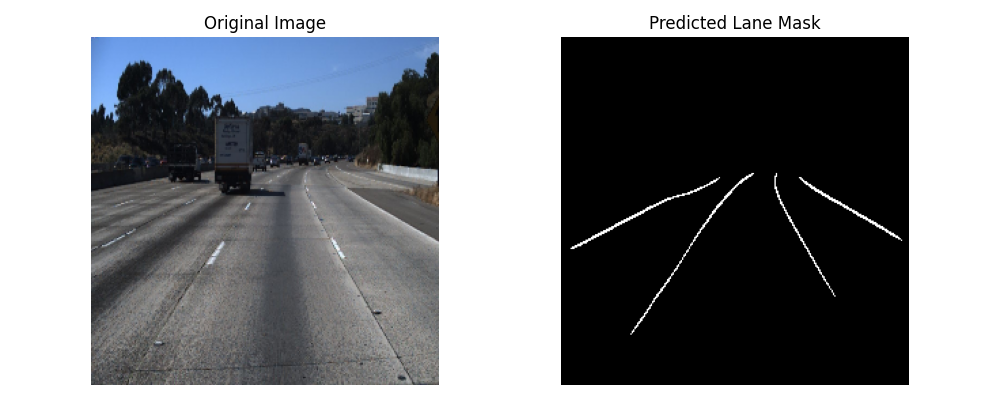
#> input picture U-Net Model/first-prediction.png, 1000 x 400 px, given in place of traffic3.mp4, which was not available
$ python auto_lane_detect.py
#> lines starting #> are read from the running program, lines starting #| are printed output that depends on the picture; after the words box and inside, x2 and y2 are one past the last pixel; in counts of white or black regions, pixels touching at a corner belong together; pictures that were not available may be replaced by others from this repository, and a replacement may not be noted
import cv2
import numpy as np
from pathlib import Path

# Load video and get first frame
ROOT = Path(__file__).resolve().parent.parent
DATA_ROOT = Path("T:/data")
cap = cv2.VideoCapture(str(DATA_ROOT / "videos/traffic3.mp4"))
success, frame = cap.read()
#> frame is the input picture: shape (400, 1000, 3); mean B, G, R 133.6, 130.2, 128
if not success:
    print("Could not read video.")
    cap.release()
    exit()

# Resize frame
TARGET_WIDTH = 1280
scale_ratio = TARGET_WIDTH / frame.shape[1]
#> scale_ratio = 1.28
frame = cv2.resize(frame, (TARGET_WIDTH, int(frame.shape[0] * scale_ratio)))
#> frame: shape (512, 1280, 3)

mask = np.zeros_like(frame[:, :, 0])  # same size, single channel

# Define a polygon covering the roads (adjust this as needed!)
road_polygon = np.array([
    [200, 500], [1080, 500],
    [1280, 720], [0, 720]
])

# Fill polygon with white (area to keep)
cv2.fillPoly(mask, [road_polygon], 255)
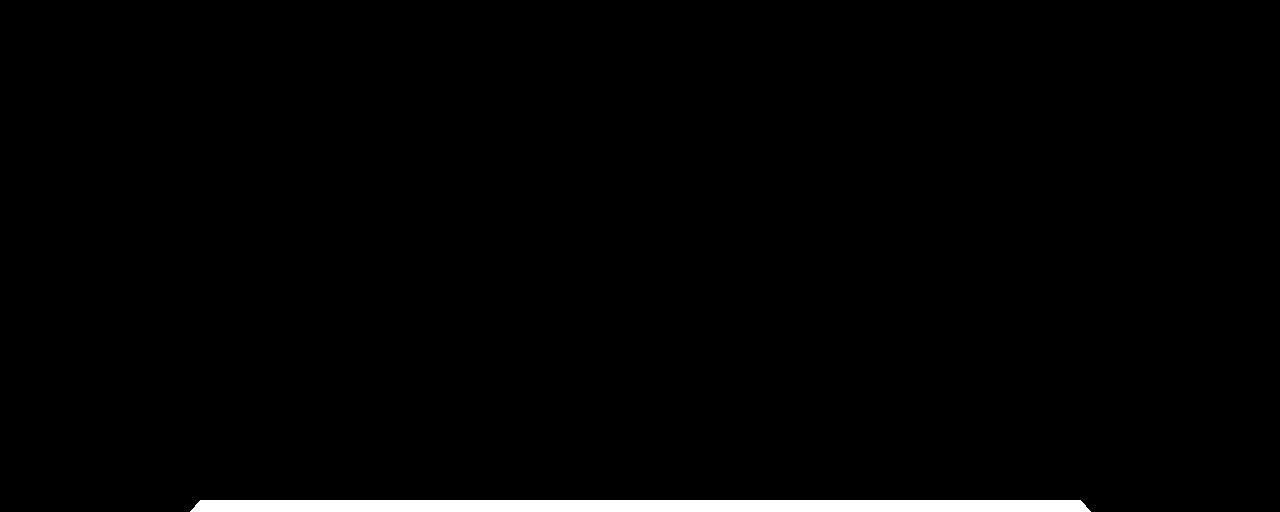
#> mask: shape (512, 1280); 1.6% white; 1 white region, box (x1, y1, x2, y2) and area: (190, 500, 1091, 512) 10692

# Apply grayscale, blur, and Canny edge detection
gray = cv2.cvtColor(frame, cv2.COLOR_BGR2GRAY)
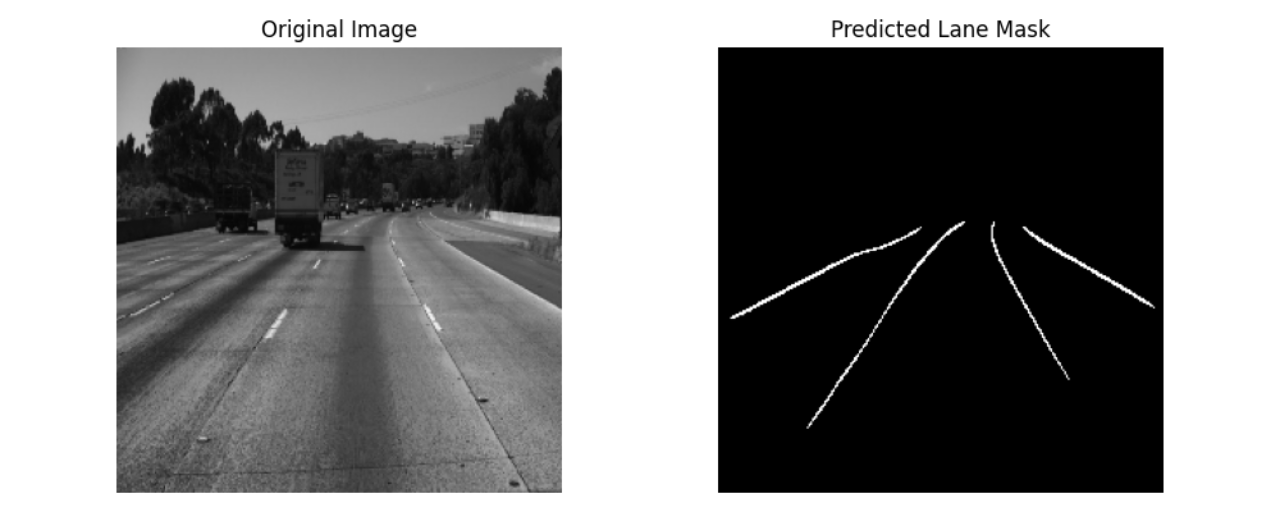
#> gray: shape (512, 1280); min 0, max 255, mean 129.9
blur = cv2.GaussianBlur(gray, (5, 5), 0)
edges = cv2.Canny(blur, 50, 150)
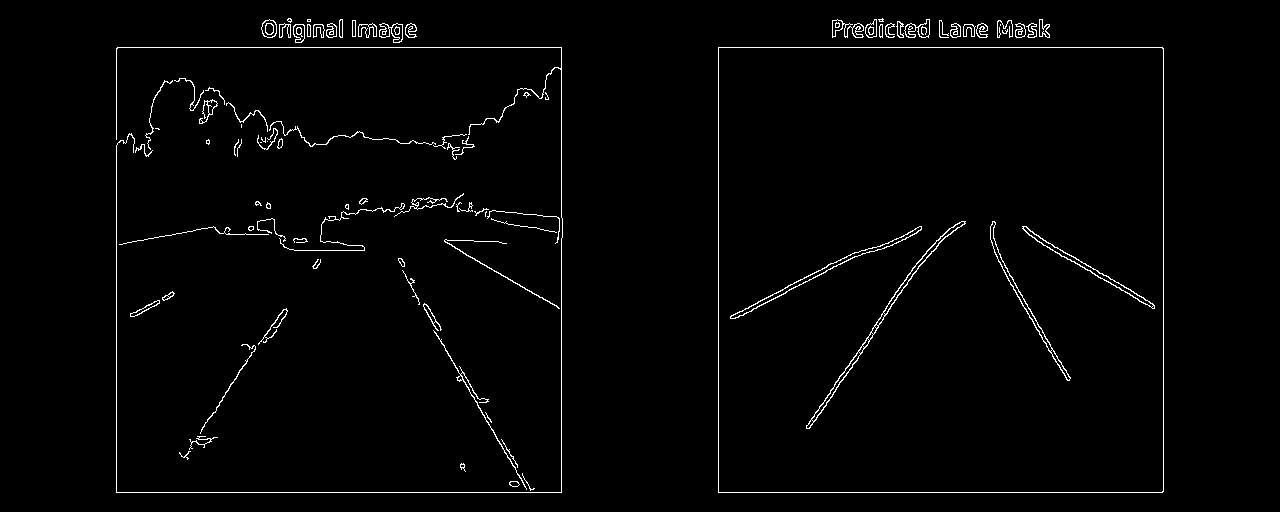
#> edges: shape (512, 1280); 1.8% white in thin lines or dots, all inside (x1, y1, x2, y2) = (116, 18, 1164, 493)

masked_edges = cv2.bitwise_and(edges, mask)
#> masked_edges: shape (512, 1280); every value is 0

# Hough Line Transform
lines = cv2.HoughLinesP(
    masked_edges,
    rho=1,
    theta=np.pi / 180,
    threshold=100,
    minLineLength=100,
    maxLineGap=40
)
#> lines = None

# Draw lines on a copy of original
line_image = frame.copy()
if lines is not None:
    for line in lines:
        x1, y1, x2, y2 = line[0]
        cv2.line(line_image, (x1, y1), (x2, y2), (0, 255, 0), 2)

# Show result
cv2.imshow("Masked Lane Detection", line_image)
cv2.waitKey(0)
cv2.destroyAllWindows()
cap.release()

$ run again, on U-Net Model/stats-UnetModel.png
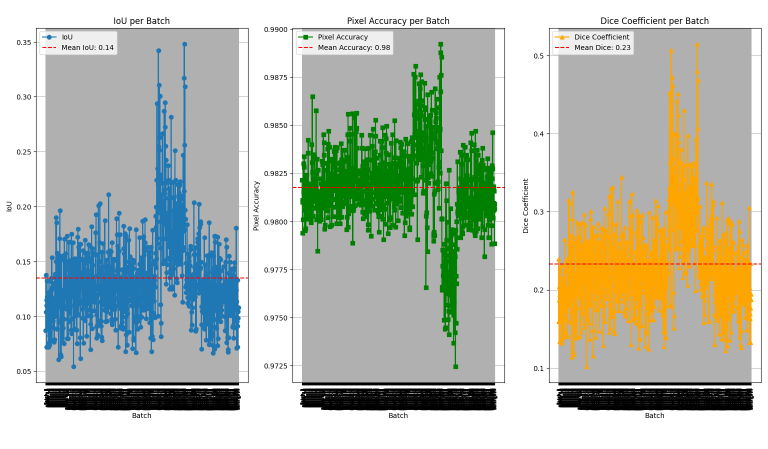
#> input picture U-Net Model/stats-UnetModel.png, 1536 x 898 px, given in place of traffic3.mp4, which was not available (shown at 1/2 size)
#> frame is the input picture: shape (898, 1536, 3); mean B, G, R 177.1, 189.8, 183.6
#> frame: shape (748, 1280, 3)
#> `cv2.fillPoly(mask, [road_polygon], 255)`:
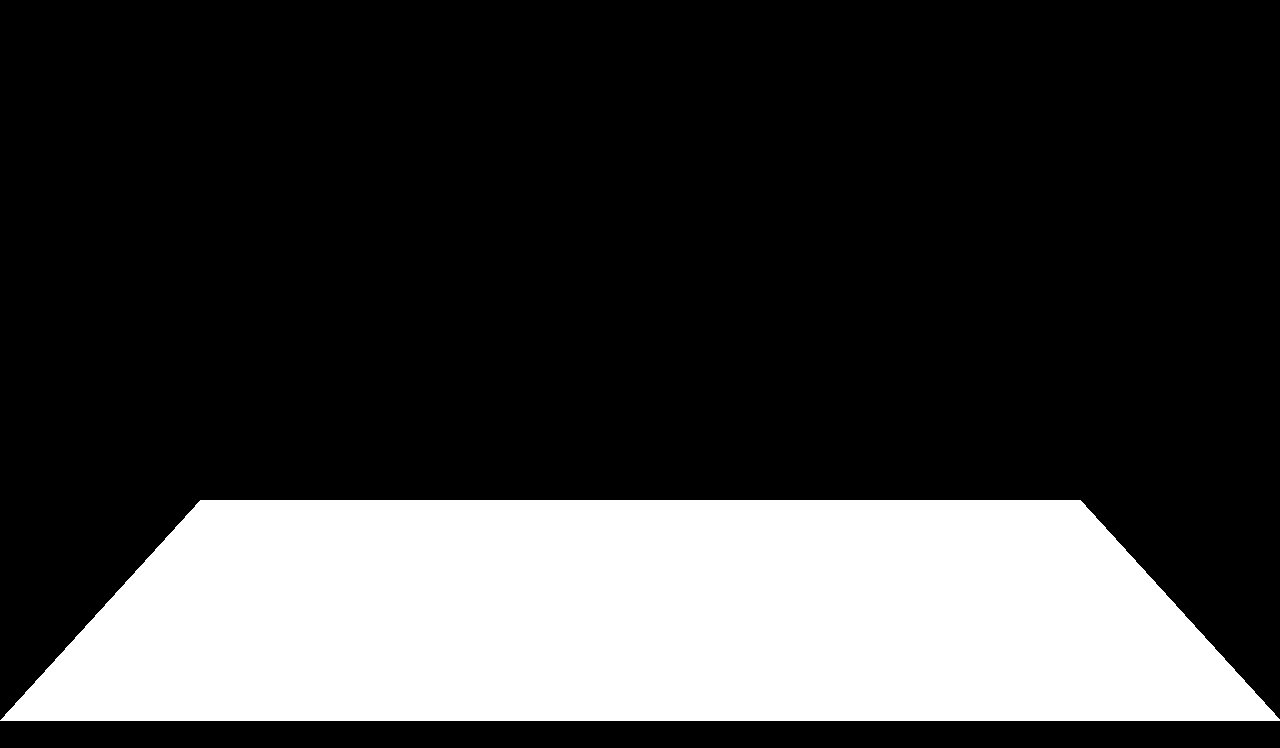
#> mask: shape (748, 1280); 25% white; 1 white region, box (x1, y1, x2, y2) and area: (0, 500, 1280, 721) 238890
#> edges: shape (748, 1280); 5% white in thin lines or dots, all inside (x1, y1, x2, y2) = (10, 27, 1270, 698)
#> masked_edges: shape (748, 1280); 1.2% white in thin lines or dots, all inside (x1, y1, x2, y2) = (73, 500, 1247, 698)
#> lines = 28 rows, first 6: [79, 642, 394, 642], [503, 647, 826, 647], [914, 637, 1204, 637], [119, 683, 395, 683], [1057, 652, 1209, 652], [503, 654, 700, 654]
#> the loop `for line in lines:` made 28 passes
#> after the loop `for line in lines:`:
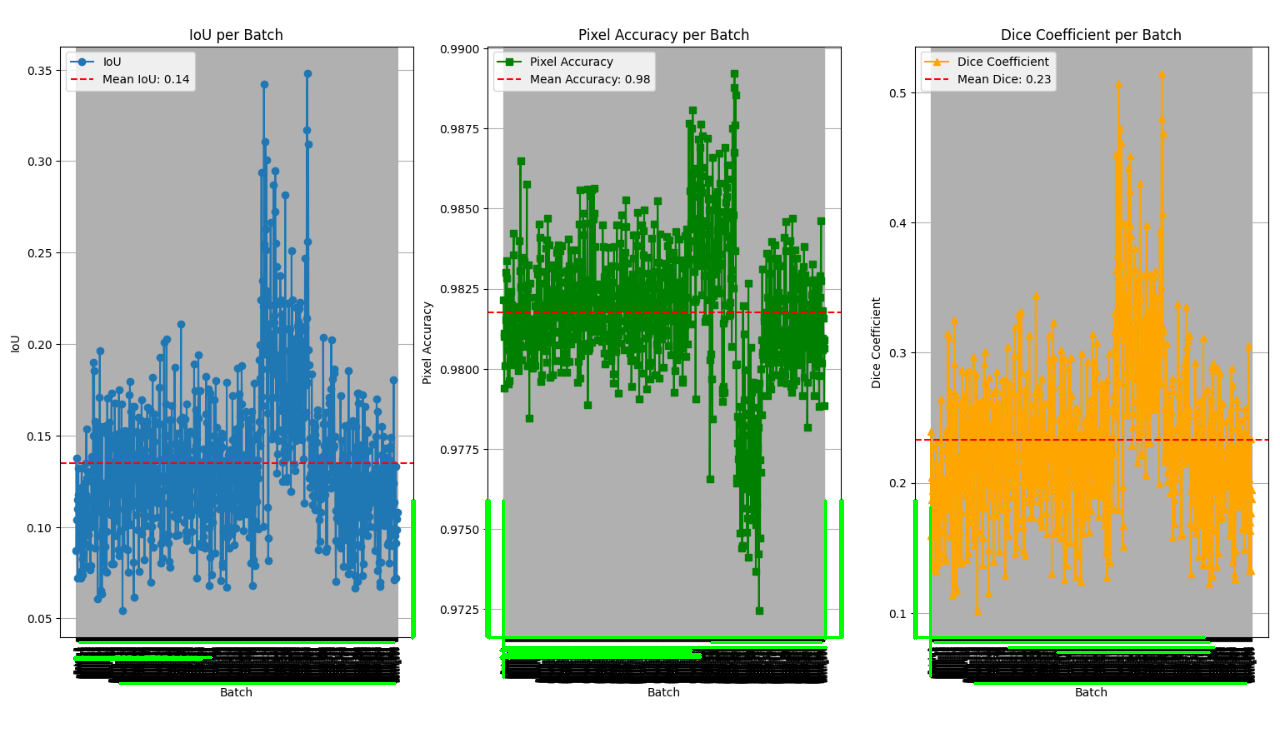
#> line_image: shape (748, 1280, 3); mean B, G, R 175.2, 191.7, 181.7
